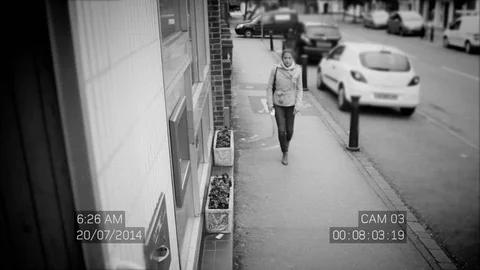
#> input picture 1.jpg, 480 x 270 px
$ python pyramid.py --image ../1.jpg
#> lines starting #> are read from the running program, lines starting #| are printed output that depends on the picture
### ImagePyramid/helpers.py
import imutils
import cv2
from PIL import Image
from skimage.transform import pyramid_gaussian


def pyramid(image, scale = 1.5, minSize = (30, 30)):
    yield image

    i = 0
    while True:
        w = int(image.shape[1] / scale)
        image = imutils.resize(image, width = w)

        if image.shape[0] < minSize[1] or image.shape[1] < minSize[0]:
            break

        yield image

def pyramid_gaussian(image, downscale = 2):
    for (i, resized) in enumerate(pyramid_gaussian(image, downscale = 2)):
        if resized.shape[0] < 30 or resized.shape[1] < 30:
            break

        cv2.imshow("Layer {}".format(i + 1), resized)
        cv2.waitKey(0)

# [4 lines left out: function sliding_window, not called in this run]

### ImagePyramid/pyramid.py
import os
import sys
import numpy as np
import cv2
import argparse
from PIL import Image
from helpers import pyramid, pyramid_gaussian

def main() -> int:
    ap = argparse.ArgumentParser()
    ap.add_argument("-i", "--image", required = True, help = "Path to the image")
    ap.add_argument("-s", "--scale", type = float, default = 1.5, help = "scale factor size")
    args = vars(ap.parse_args())
    image = cv2.imread(args["image"])
#> image is the input picture: shape (270, 480, 3); mean B, G, R 119.8, 119.8, 119.8

    for (i, resized) in enumerate(pyramid(image, scale = args["scale"])):
        cv2.imshow("Layer {}".format(i + 1), resized)
        cv2.waitKey(0)
#> this loop made 6 passes
#> pass 2, in main, `cv2.imshow("Layer {}".format(i + 1), resized)`:
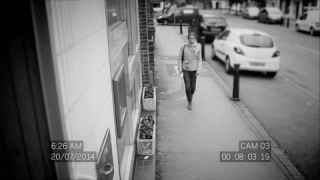
#> window 'Layer 2': shape (180, 320, 3); mean B, G, R 119.8, 119.8, 119.8

    cv2.destroyAllWindows()

    for (i, resized) in enumerate(pyramid_gaussian(image, downscale=2)):
        if resized.shape[0] < 30 or resized.shape[1] < 30:
            break

        cv2.imshow("Layer {}".format(i + 1), resized)
        cv2.waitKey(0)
#> this loop made 0 passes


#> (the run stopped early here; a loop or call above may not have finished)

$ run again, on divisi-erg-unikom-raih-juara-1-dalam-kompetisi-nasional-medinnovation-2020_1.jpg
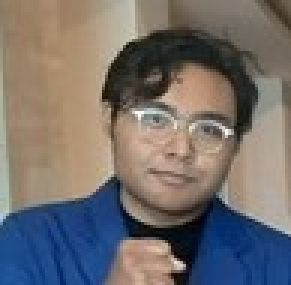
#> input picture divisi-erg-unikom-raih-juara-1-dalam-kompetisi-nasional-medinnovation-2020_1.jpg, 97 x 95 px (shown 3 times larger)
#> in main, image is the input picture: shape (95, 97, 3); mean B, G, R 108.2, 110.5, 115.9
#> the loop in main, `for (i, resized) in enumerate(pyramid(image, scale = args["scale"])):` made 3 passes
#> pass 2, in main, `cv2.imshow("Layer {}".format(i + 1), resized)`:
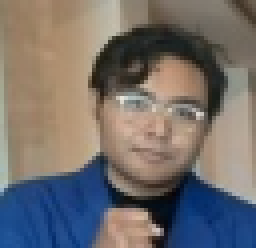
#> window 'Layer 2': shape (62, 64, 3) (shown 4 times larger); mean B, G, R 108.2, 110.5, 115.9

$ run again, on gambar.jpg
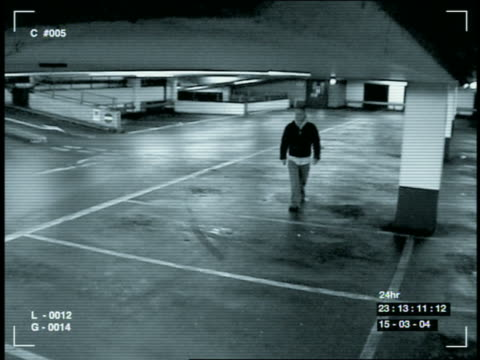
#> input picture gambar.jpg, 480 x 360 px
#> in main, image is the input picture: shape (360, 480, 3); mean B, G, R 98.2, 96.3, 77.1
#> the loop in main, `for (i, resized) in enumerate(pyramid(image, scale = args["scale"])):` made 7 passes
#> pass 2, in main, `cv2.imshow("Layer {}".format(i + 1), resized)`:
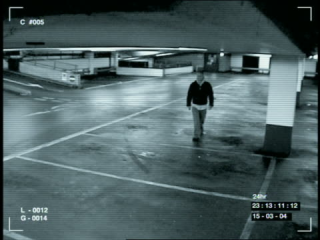
#> window 'Layer 2': shape (240, 320, 3); mean B, G, R 98.2, 96.3, 77.1

$ run again, on hasil0.jpg
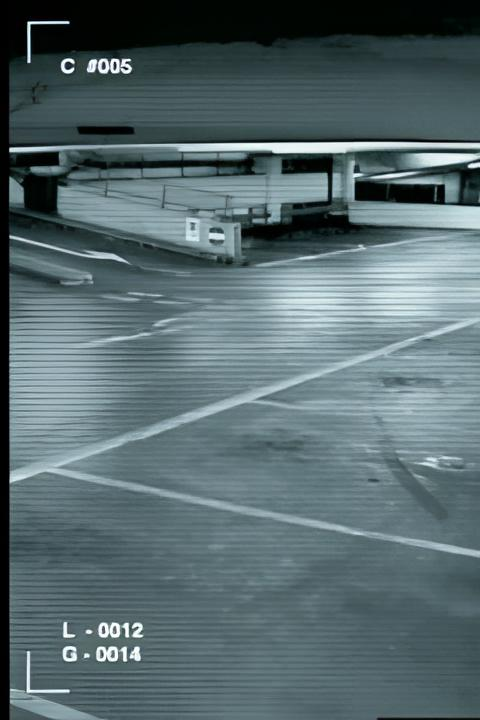
#> input picture hasil0.jpg, 480 x 720 px
#> in main, image is the input picture: shape (720, 480, 3); mean B, G, R 110.9, 106.5, 88.1
#> the loop in main, `for (i, resized) in enumerate(pyramid(image, scale = args["scale"])):` made 7 passes
#> pass 2, in main, `cv2.imshow("Layer {}".format(i + 1), resized)`:
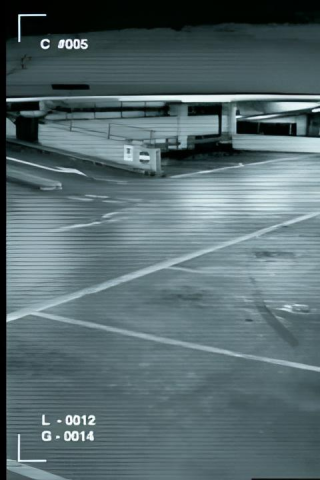
#> window 'Layer 2': shape (480, 320, 3); mean B, G, R 110.9, 106.5, 88.1
